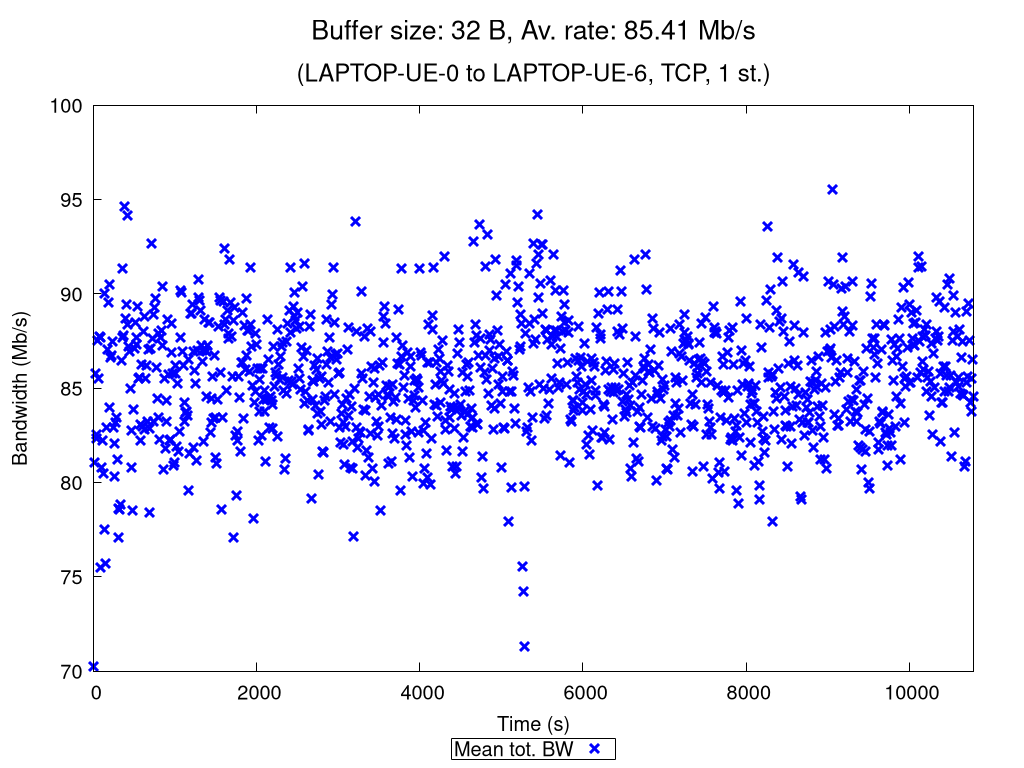

Generate this figure with gnuplot:
set terminal pngcairo nocrop enhanced size 1024,768 font "Verdana,15"
set output "TCP_1_st_2020_11_16_00-15-57_one2two_00032B.png"

set title "{/=20 Buffer size: 32 B, Av. rate: 85.41 Mb/s}\n\n{/=18 (LAPTOP-UE-0 to LAPTOP-UE-6, TCP, 1 st.)}"

set xlabel "Time (s)"
set ylabel "Bandwidth (Mb/s)"
set ytics nomirror
set key bmargin center horizontal box samplen 1 width -1
set bmargin 4.6
set rmargin 4.5

rf = 1000000.0  # rate factor
set style fill transparent solid 0.2 noborder
set autoscale xfix
plot "TCP_1_st_2020_11_16_00-15-57_one2two_00032B_iperf_processed.dat" using 1:($2/rf-$3/rf):($2/rf+$3/rf) with filledcurves lc rgb "blue" notitle, \
     "" using 1:($2/rf) with points pt 2 ps 1.5 lw 3 lc rgb "blue" title "Mean tot. BW", \
